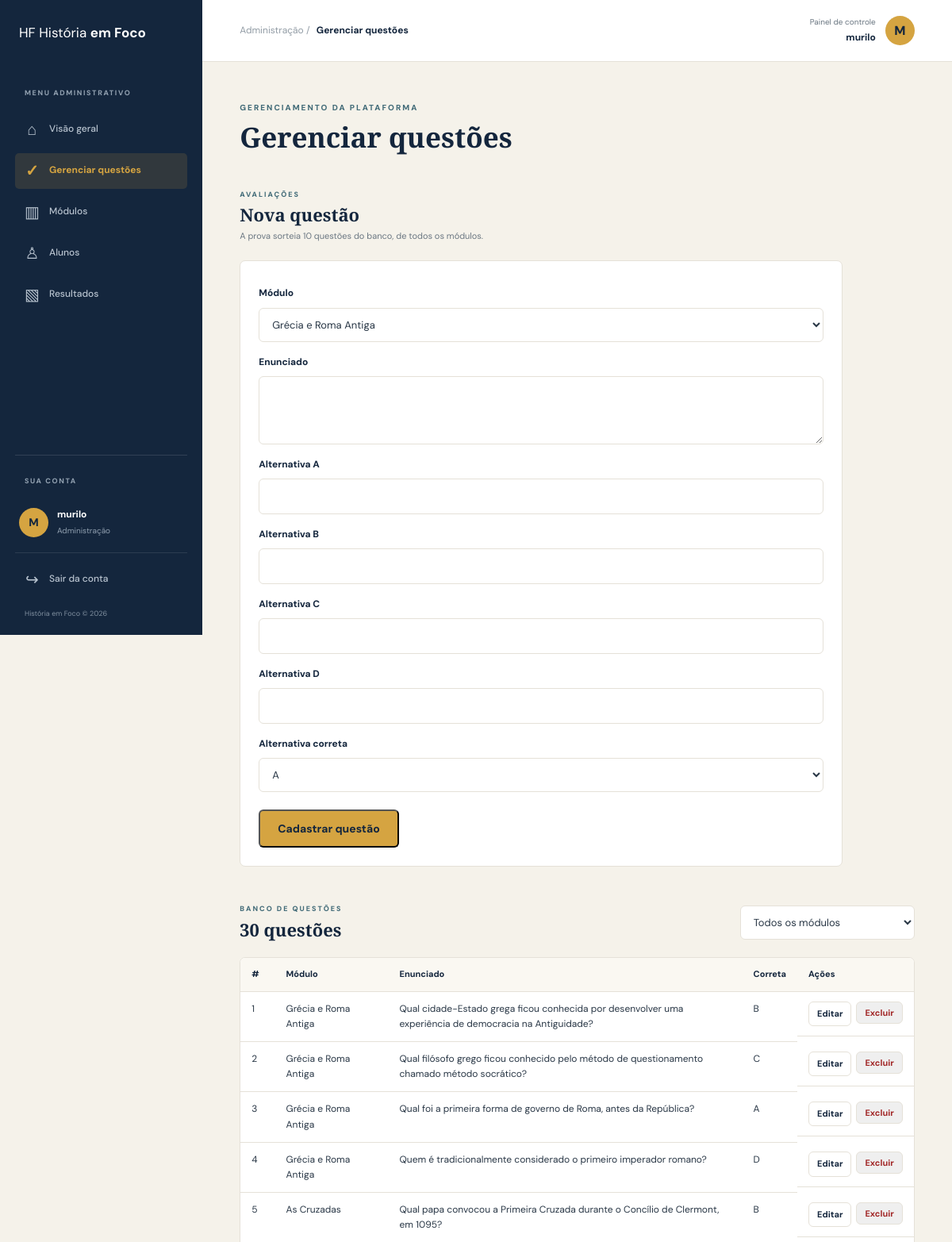
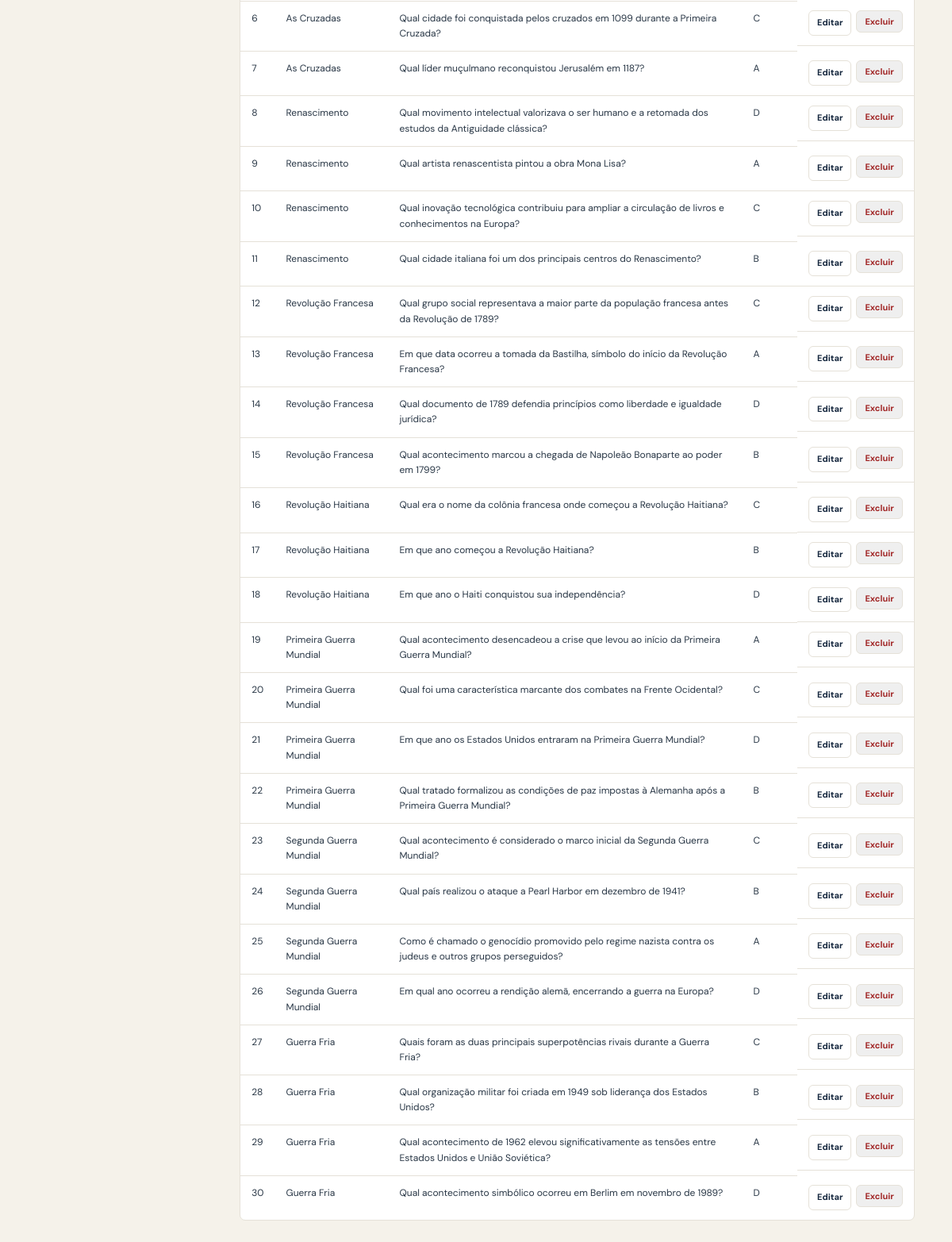
The app's page /pages/admin.php?secao=questoes (signed in) with its own data (2 pictures, top to bottom).
### tables this page shows
CREATE TABLE `questoes` (
  `id` int(11) NOT NULL,
  `modulo_id` int(11) NOT NULL,
  `enunciado` text NOT NULL,
  `alternativa_a` varchar(500) NOT NULL,
  `alternativa_b` varchar(500) NOT NULL,
  `alternativa_c` varchar(500) NOT NULL,
  `alternativa_d` varchar(500) NOT NULL,
  `alternativa_correta` char(1) NOT NULL
);

CREATE TABLE `modulos` (
  `id` int(11) NOT NULL,
  `titulo` varchar(150) NOT NULL,
  `descricao` text DEFAULT NULL
);

### pages/admin.php (the view, shortened to what this page needs)
<?php
require_once __DIR__ . "/../assets/config/conexao.php";
function h($texto) {
    return htmlspecialchars((string) $texto, ENT_QUOTES, "UTF-8");
}
$secoes = [
    "geral"      => ["Visão geral", "⌂"],
    "questoes"   => ["Gerenciar questões", "✓"],
    "modulos"    => ["Módulos", "▥"],
    "alunos"     => ["Alunos", "♙"],
    "resultados" => ["Resultados", "▧"],
];
$secao = $_GET["secao"] ?? "geral";
$erroBanco = null;
$modulos = [];
try {
    $modulos = $pdo->query("SELECT id, titulo, descricao FROM modulos ORDER BY id")->fetchAll();
    if ($secao === "questoes") {
        $sql = "SELECT q.*, m.titulo AS modulo FROM questoes q
                JOIN modulos m ON m.id = q.modulo_id";
        $params = [];
        $sql .= " ORDER BY q.modulo_id, q.id";
        $consulta = $pdo->prepare($sql);
        $consulta->execute($params);
        $listaQuestoes = $consulta->fetchAll();
        $totalQuestoes = (int) $pdo->query("SELECT COUNT(*) FROM questoes")->fetchColumn();
        $edicao = null;
    }
} catch (PDOException $e) {
    error_log($e->getMessage());
    $erroBanco = "Não foi possível consultar o banco de dados. Verifique se o arquivo sql/banco.sql foi importado.";
}
$nomeAdmin = $_SESSION["usuario_nome"] ?? "Administrador";
?>
<!DOCTYPE html>
<html lang="pt-BR">
<head>
    <link rel="stylesheet" href="../assets/css/global.css">
    <link rel="stylesheet" href="../assets/css/dashboard.css">
    <link rel="stylesheet" href="../assets/css/admin.css">
</head>
<body class="dashboard-page admin-page">
    <div class="dashboard-layout">
        <aside class="sidebar" id="sidebar">
            <a href="../index.html" class="logo sidebar-logo">
                <span class="logo-icon">HF</span>
                <span>História <strong>em Foco</strong></span>
            </a>
            <div class="sidebar-label">
                MENU ADMINISTRATIVO
            </div>
            <nav class="sidebar-navigation">
                <?php foreach ($secoes as $chave => [$rotulo, $icone]): ?>
                    <a href="admin.php?secao=<?= h($chave) ?>"
                       class="sidebar-link<?= $chave === $secao ? " active" : "" ?>">
                        <span class="sidebar-icon"><?= h($icone) ?></span>
                        <span><?= h($rotulo) ?></span>
                    </a>
                <?php endforeach; ?>
            </nav>
            <div class="sidebar-bottom">
                <div class="sidebar-bottom-label">SUA CONTA</div>
                <div class="sidebar-user">
                    <div class="user-avatar"><?= h(mb_strtoupper(mb_substr($nomeAdmin, 0, 1))) ?></div>
                    <div class="sidebar-user-info">
                        <strong><?= h($nomeAdmin) ?></strong>
                        <span>Administração</span>
                    </div>
                </div>
                <a href="logout.php" class="sidebar-link logout-link">
                    <span class="sidebar-icon">↪</span>
                    <span>Sair da conta</span>
                </a>
                <div class="sidebar-footer">
                    História em Foco © <span id="current-year"></span>
                </div>
            </div>
        </aside>
        <main class="dashboard-main">
            <header class="dashboard-topbar">
                <div class="topbar-left">
                    <div>
                        <span class="breadcrumb">Administração /</span>
                        <strong><?= h($secoes[$secao][0]) ?></strong>
                    </div>
                </div>
                <div class="topbar-right">
                    <div class="topbar-welcome">
                        <span>Painel de controle</span>
                        <strong><?= h($nomeAdmin) ?></strong>
                    </div>
                    <div class="topbar-avatar"><?= h(mb_strtoupper(mb_substr($nomeAdmin, 0, 1))) ?></div>
                </div>
            </header>
            <div class="dashboard-container">
                <section class="dashboard-welcome">
                    <div>
                        <span class="eyebrow">GERENCIAMENTO DA PLATAFORMA</span>
                        <h1><?= h($secoes[$secao][0]) ?></h1>
                    </div>
                </section>
                <?php if ($erroBanco): ?>
                    <div class="admin-flash admin-flash-erro" role="alert"><?= h($erroBanco) ?></div>
                <?php elseif ($secao === "questoes"): ?>
                    <section class="admin-section">
                        <div class="section-title-row">
                            <div>
                                <span class="eyebrow">AVALIAÇÕES</span>
                                <h2><?= $edicao ? "Editar questão #" . (int) $edicao["id"] : "Nova questão" ?></h2>
                                <p>A prova sorteia 10 questões do banco, de todos os módulos.</p>
                            </div>
                        </div>
                        <form method="POST" action="admin.php?secao=questoes" class="admin-form">
                            <label for="q-modulo">Módulo</label>
                            <select id="q-modulo" name="modulo_id" required>
                                <?php foreach ($modulos as $m): ?>
                                    <option value="<?= (int) $m["id"] ?>"
                                        <?= $edicao && $edicao["modulo_id"] == $m["id"] ? "selected" : "" ?>>
                                        <?= h($m["titulo"]) ?>
                                    </option>
                                <?php endforeach; ?>
                            </select>
                            <label for="q-enunciado">Enunciado</label>
                            <textarea id="q-enunciado" name="enunciado" rows="3" maxlength="2000" required><?= h($edicao["enunciado"] ?? "") ?></textarea>
                            <?php foreach (["a", "b", "c", "d"] as $l): ?>
                                <label for="q-<?= $l ?>">Alternativa <?= strtoupper($l) ?></label>
                                <input type="text" id="q-<?= $l ?>" name="alternativa_<?= $l ?>"
                                       maxlength="500" required
                                       value="<?= h($edicao["alternativa_$l"] ?? "") ?>">
                            <?php endforeach; ?>
                            <label for="q-correta">Alternativa correta</label>
                            <select id="q-correta" name="alternativa_correta" required>
                                <?php foreach (["A", "B", "C", "D"] as $l): ?>
                                    <option value="<?= $l ?>"
                                        <?= $edicao && $edicao["alternativa_correta"] === $l ? "selected" : "" ?>><?= $l ?></option>
                                <?php endforeach; ?>
                            </select>
                            <div class="admin-form-actions">
                                <button type="submit" class="button button-primary">
                                    <?= $edicao ? "Salvar alterações" : "Cadastrar questão" ?>
                                </button>
                            </div>
                        </form>
                    </section>
                    <section class="admin-section">
                        <div class="section-title-row">
                            <div>
                                <span class="eyebrow">BANCO DE QUESTÕES</span>
                                <h2><?= (int) $totalQuestoes ?> questões</h2>
                            </div>
                            <form method="GET" action="admin.php" class="admin-filter">
                                <select id="filtro-modulo" name="modulo" onchange="this.form.submit()">
                                    <option value="0">Todos os módulos</option>
                                </select>
                            </form>
                        </div>
                        <div class="admin-table-wrap">
                            <table class="admin-table">
                                <thead>
                                    <tr><th>#</th><th>Módulo</th><th>Enunciado</th><th>Correta</th><th>Ações</th></tr>
                                </thead>
                                <tbody>
                                <?php foreach ($listaQuestoes as $q): ?>
                                    <tr>
                                        <td><?= (int) $q["id"] ?></td>
                                        <td><?= h($q["modulo"]) ?></td>
                                        <td><?= h($q["enunciado"]) ?></td>
                                        <td><?= h($q["alternativa_correta"]) ?></td>
                                        <td class="admin-actions">
                                            <a class="button button-outline admin-small"
                                               href="admin.php?secao=questoes&amp;editar=<?= (int) $q["id"] ?>">Editar</a>
                                            <form method="POST" action="admin.php?secao=questoes"
                                                  data-confirmar="Excluir esta questão?">
                                                <button type="submit" class="button button-outline admin-small admin-danger">Excluir</button>
                                            </form>
                                        </td>
                                    </tr>
                                <?php endforeach; ?>
                                </tbody>
                            </table>
                        </div>
                    </section>
                <?php endif; ?>
            </div>
        </main>
    </div>
</body>
</html>

### assets/css/global.css (style rules this page uses)
:root { --blue-dark: #14263D; --gold: #D5A441; --paper: #F5F2EA; --white: #FFFFFF; --petroleum: #426B78; --text: #293746; --text-light: #6B7782; --border: #E5E1D8; --font-main: 'DM Sans', Arial, sans-serif; --font-heading: 'Playfair Display', Georgia, serif; --container-width: 1180px; }
* { margin: 0; padding: 0; box-sizing: border-box; }
html { scroll-behavior: smooth; }
body { background-color: var(--paper); color: var(--text); font-family: var(--font-main); line-height: 1.6; }
a { color: inherit; text-decoration: none; }
button { font-family: inherit; cursor: pointer; }
.eyebrow { display: inline-block; color: var(--petroleum); font-size: 12px; font-weight: 800; letter-spacing: 2px; margin-bottom: 16px; }
h1, h2, h3 { color: var(--blue-dark); }
h1, h2 { font-family: var(--font-heading); line-height: 1.2; }
.button { display: inline-flex; align-items: center; justify-content: center; gap: 8px; padding: 13px 22px; border-radius: 6px; font-size: 14px; font-weight: 700; transition: 0.25s ease; }
.button-primary { background-color: var(--gold); color: var(--blue-dark); }
.button-outline { border: 1px solid var(--border); color: var(--blue-dark); }

### assets/css/dashboard.css (style rules this page uses)
.dashboard-page { background-color: var(--paper); min-height: 100vh; }
.dashboard-layout { min-height: 100vh; display: grid; grid-template-columns: 255px minmax(0, 1fr); }
.sidebar { background-color: var(--blue-dark); color: white; min-height: 100vh; padding: 28px 19px 20px; display: flex; flex-direction: column; position: sticky; top: 0; height: 100vh; z-index: 200; }
.sidebar-logo { font-size: 17px; margin: 0 0 55px 5px; }
.sidebar-label, .sidebar-bottom-label { color: #91A0B0; font-size: 9px; font-weight: 800; letter-spacing: 1.6px; padding: 0 12px; margin-bottom: 16px; }
.sidebar-navigation { display: flex; flex-direction: column; gap: 7px; }
.sidebar-link { display: flex; align-items: center; gap: 12px; min-height: 45px; padding: 0 12px; border-radius: 5px; color: #B8C3CF; font-size: 12px; font-weight: 500; transition: 0.2s; }
.sidebar-link.active { background-color: rgba(213, 164, 65, 0.15); color: var(--gold); font-weight: 700; }
.sidebar-icon { width: 19px; text-align: center; font-size: 20px; flex-shrink: 0; }
.sidebar-bottom { margin-top: auto; border-top: 1px solid rgba(255, 255, 255, 0.12); padding-top: 25px; }
.sidebar-user { display: flex; align-items: center; gap: 11px; padding: 10px 5px 19px; }
.user-avatar, .topbar-avatar { display: grid; place-items: center; background-color: var(--gold); color: var(--blue-dark); font-weight: 800; border-radius: 50%; flex-shrink: 0; }
.user-avatar { width: 37px; height: 37px; font-size: 14px; }
.sidebar-user-info { display: flex; flex-direction: column; gap: 2px; }
.sidebar-user-info strong { font-size: 12px; color: white; }
.sidebar-user-info span { color: #91A0B0; font-size: 10px; }
.logout-link { border-top: 1px solid rgba(255, 255, 255, 0.1); border-radius: 0; padding-top: 17px; }
.sidebar-footer { color: #8190A0; font-size: 9px; padding: 20px 12px 0; }
.dashboard-main { min-width: 0; }
.dashboard-topbar { height: 78px; background-color: white; border-bottom: 1px solid var(--border); padding: 0 5%; display: flex; align-items: center; justify-content: space-between; }
.topbar-left, .topbar-right { display: flex; align-items: center; gap: 15px; }
.topbar-left { font-size: 12px; color: var(--blue-dark); }
.breadcrumb { color: #939DA6; margin-right: 5px; }
.topbar-right { gap: 12px; }
.topbar-welcome { display: flex; flex-direction: column; text-align: right; gap: 2px; }
.topbar-welcome span { color: var(--text-light); font-size: 10px; }
.topbar-welcome strong { color: var(--blue-dark); font-size: 12px; }
.topbar-avatar { width: 37px; height: 37px; }
.dashboard-container { width: min(1200px, 90%); margin: 0 auto; padding: 43px 0 55px; }
.dashboard-welcome { display: flex; align-items: flex-end; justify-content: space-between; gap: 20px; margin-bottom: 30px; }
.dashboard-welcome .eyebrow { margin-bottom: 8px; font-size: 10px; }
.dashboard-welcome h1 { font-size: 35px; margin-bottom: 6px; }
.section-title-row { display: flex; align-items: flex-end; justify-content: space-between; gap: 15px; margin-bottom: 22px; }
.section-title-row .eyebrow { font-size: 9px; margin-bottom: 5px; }
.section-title-row h2 { font-size: 22px; }
.section-title-row p { color: var(--text-light); font-size: 11px; margin-top: 5px; }

### records on screen
questoes: id "1", modulo.titulo "Grécia e Roma Antiga", enunciado "Qual cidade-Estado grega ficou conhecida por desenvolver uma experiência de democracia na Antiguidade?", alternativa_correta "B"
questoes: id "2", modulo.titulo "Grécia e Roma Antiga", enunciado "Qual filósofo grego ficou conhecido pelo método de questionamento chamado método socrático?", alternativa_correta "C"
questoes: id "3", modulo.titulo "Grécia e Roma Antiga", enunciado "Qual foi a primeira forma de governo de Roma, antes da República?", alternativa_correta "A"
questoes: id "4", modulo.titulo "Grécia e Roma Antiga", enunciado "Quem é tradicionalmente considerado o primeiro imperador romano?", alternativa_correta "D"
questoes: id "5", modulo.titulo "As Cruzadas", enunciado "Qual papa convocou a Primeira Cruzada durante o Concílio de Clermont, em 1095?", alternativa_correta "B"
questoes: id "6", modulo.titulo "As Cruzadas", enunciado "Qual cidade foi conquistada pelos cruzados em 1099 durante a Primeira Cruzada?", alternativa_correta "C"
questoes: id "7", modulo.titulo "As Cruzadas", enunciado "Qual líder muçulmano reconquistou Jerusalém em 1187?", alternativa_correta "A"
questoes: id "8", modulo.titulo "Renascimento", enunciado "Qual movimento intelectual valorizava o ser humano e a retomada dos estudos da Antiguidade clássica?", alternativa_correta "D"
questoes: id "9", modulo.titulo "Renascimento", enunciado "Qual artista renascentista pintou a obra Mona Lisa?", alternativa_correta "A"
questoes: id "10", modulo.titulo "Renascimento", enunciado "Qual inovação tecnológica contribuiu para ampliar a circulação de livros e conhecimentos na Europa?", alternativa_correta "C"
questoes: id "11", modulo.titulo "Renascimento", enunciado "Qual cidade italiana foi um dos principais centros do Renascimento?", alternativa_correta "B"
questoes: id "12", modulo.titulo "Revolução Francesa", enunciado "Qual grupo social representava a maior parte da população francesa antes da Revolução de 1789?", alternativa_correta "C"
questoes: id "13", modulo.titulo "Revolução Francesa", enunciado "Em que data ocorreu a tomada da Bastilha, símbolo do início da Revolução Francesa?", alternativa_correta "A"
questoes: id "14", modulo.titulo "Revolução Francesa", enunciado "Qual documento de 1789 defendia princípios como liberdade e igualdade jurídica?", alternativa_correta "D"
questoes: id "15", modulo.titulo "Revolução Francesa", enunciado "Qual acontecimento marcou a chegada de Napoleão Bonaparte ao poder em 1799?", alternativa_correta "B"
questoes: id "16", modulo.titulo "Revolução Haitiana", enunciado "Qual era o nome da colônia francesa onde começou a Revolução Haitiana?", alternativa_correta "C"
questoes: id "17", modulo.titulo "Revolução Haitiana", enunciado "Em que ano começou a Revolução Haitiana?", alternativa_correta "B"
questoes: id "18", modulo.titulo "Revolução Haitiana", enunciado "Em que ano o Haiti conquistou sua independência?", alternativa_correta "D"
questoes: id "19", modulo.titulo "Primeira Guerra Mundial", enunciado "Qual acontecimento desencadeou a crise que levou ao início da Primeira Guerra Mundial?", alternativa_correta "A"
questoes: id "20", modulo.titulo "Primeira Guerra Mundial", enunciado "Qual foi uma característica marcante dos combates na Frente Ocidental?", alternativa_correta "C"
questoes: id "21", modulo.titulo "Primeira Guerra Mundial", enunciado "Em que ano os Estados Unidos entraram na Primeira Guerra Mundial?", alternativa_correta "D"
questoes: id "22", modulo.titulo "Primeira Guerra Mundial", enunciado "Qual tratado formalizou as condições de paz impostas à Alemanha após a Primeira Guerra Mundial?", alternativa_correta "B"
questoes: id "23", modulo.titulo "Segunda Guerra Mundial", enunciado "Qual acontecimento é considerado o marco inicial da Segunda Guerra Mundial?", alternativa_correta "C"
questoes: id "24", modulo.titulo "Segunda Guerra Mundial", enunciado "Qual país realizou o ataque a Pearl Harbor em dezembro de 1941?", alternativa_correta "B"
questoes: id "25", modulo.titulo "Segunda Guerra Mundial", enunciado "Como é chamado o genocídio promovido pelo regime nazista contra os judeus e outros grupos perseguidos?", alternativa_correta "A"
questoes: id "26", modulo.titulo "Segunda Guerra Mundial", enunciado "Em qual ano ocorreu a rendição alemã, encerrando a guerra na Europa?", alternativa_correta "D"
questoes: id "27", modulo.titulo "Guerra Fria", enunciado "Quais foram as duas principais superpotências rivais durante a Guerra Fria?", alternativa_correta "C"
questoes: id "28", modulo.titulo "Guerra Fria", enunciado "Qual organização militar foi criada em 1949 sob liderança dos Estados Unidos?", alternativa_correta "B"
questoes: id "29", modulo.titulo "Guerra Fria", enunciado "Qual acontecimento de 1962 elevou significativamente as tensões entre Estados Unidos e União Soviética?", alternativa_correta "A"
questoes: id "30", modulo.titulo "Guerra Fria", enunciado "Qual acontecimento simbólico ocorreu em Berlim em novembro de 1989?", alternativa_correta "D"

### other values on screen
$icone "⌂"
$rotulo "Visão geral"
$icone "✓"
$rotulo "Gerenciar questões"
$icone "▥"
$rotulo "Módulos"
$icone "♙"
$rotulo "Alunos"
$icone "▧"
$rotulo "Resultados"
mb_strtoupper(mb_substr($nomeAdmin, 0, 1)) "M"
$nomeAdmin "murilo"
$secoes[$secao][0] "Gerenciar questões"
$l "A"
$l "B"
